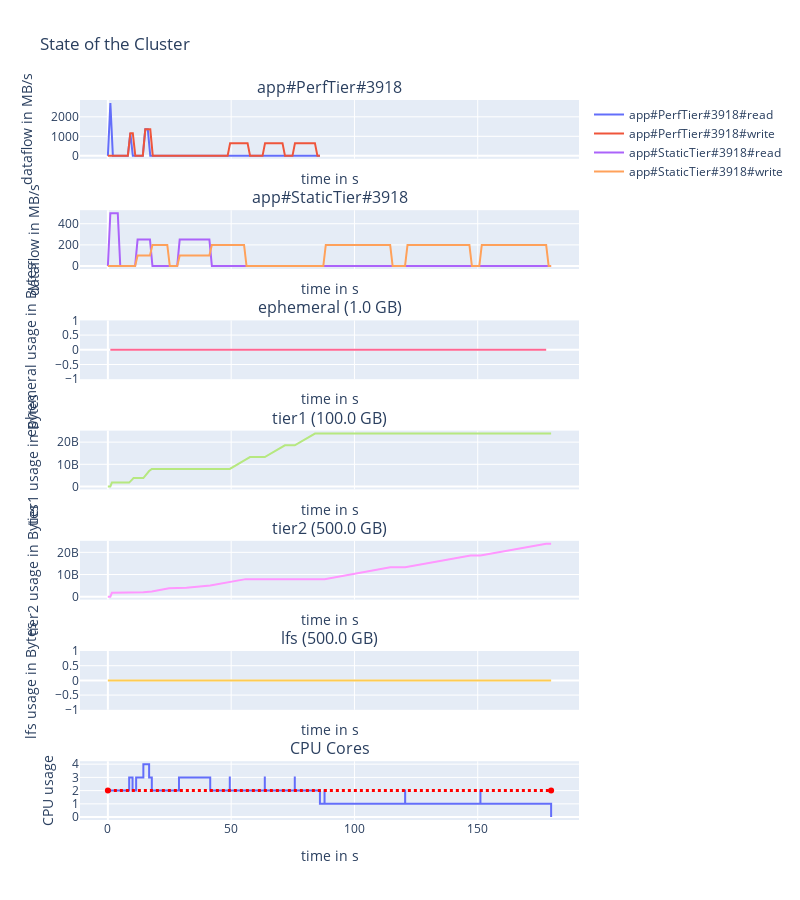

The code cell stored with this chart in its notebook:
### Code cell
fig = display_run(data, cluster, width=800, height=900)
fig.show()
output = get_execution_signal_3(data, nbr_points=len(cd.timestamps))
sim_time = np.array(output[app.name]["time"])
sim_read_bw = np.array(output[app.name]["read_bw"])
sim_write_bw = np.array(output[app.name]["write_bw"])

### Figure 1 — Plotly figure (JSON) as saved in the notebook; plotly's stock layout.template omitted (floating-point values rounded to 4 significant figures; data arrays with more than 128 entries replaced by an {"elided": "..."} marker saying what was removed)
{"data": [{"line": {"shape": "linear"}, "name": "app#PerfTier#3918#read", "text": ["COMPUTE|volume=0B", "COMPUTE|volume=0B", "READ|on:tier1|volume=1.73 GB", "READ|on:tier1|volume=1.73 GB", "COMPUTE|volume=0B", "COMPUTE|volume=0B", "READ|on:tier1|volume=1.59 GB", "READ|on:tier1|volume=1.59 GB", "WRITE|on:tier1|volume=1.59 GB", "WRITE|on:tier1|volume=1.59 GB", "WRITE|on:tier1|volume=450.01 MB", "WRITE|on:tier1|volume=450.01 MB", "COMPUTE|volume=0B", "COMPUTE|volume=0B", "READ|on:tier1|volume=3.17 GB", "READ|on:tier1|volume=3.17 GB", "WRITE|on:tier1|volume=3.17 GB", "WRITE|on:tier1|volume=3.17 GB", "WRITE|on:tier1|volume=970.03 MB", "WRITE|on:tier1|volume=970.03 MB", "COMPUTE|volume=0B", "COMPUTE|volume=0B", "READ|on:tier1|volume=3.02 MB", "READ|on:tier1|volume=3.02 MB", "WRITE|on:tier1|volume=3.02 MB", "WRITE|on:tier1|volume=3.02 MB", "WRITE|on:tier1|volume=4.18 GB", "WRITE|on:tier1|volume=4.18 GB", "WRITE|on:tier1|volume=1.15 GB", "WRITE|on:tier1|volume=1.15 GB", "COMPUTE|volume=0B", "COMPUTE|volume=0B", "READ|on:tier1|volume=7.05 MB", "READ|on:tier1|volume=7.05 MB", "WRITE|on:tier1|volume=7.05 MB", "WRITE|on:tier1|volume=7.05 MB", "WRITE|on:tier1|volume=4.27 GB", "WRITE|on:tier1|volume=4.27 GB", "WRITE|on:tier1|volume=1.03 GB", "WRITE|on:tier1|volume=1.03 GB", "COMPUTE|volume=0B", "COMPUTE|volume=0B", "READ|on:tier1|volume=2.52 MB", "READ|on:tier1|volume=2.52 MB", "WRITE|on:tier1|volume=2.52 MB", "WRITE|on:tier1|volume=2.52 MB", "WRITE|on:tier1|volume=5.33 GB", "WRITE|on:tier1|volume=5.33 GB", "COMPUTE|volume=0B", "COMPUTE|volume=0B"], "textposition": "top center", "type": "scatter", "x": [0, 1.012, 2.023, 3.035, 4.047, 5.059, 6.07, 7.082, 8.094, 9.106, 10.12, 11.13, 12.14, 13.15, 14.16, 15.18, 16.19, 17.2, 18.21, 19.22, 20.23, 21.25, 22.26, 23.27, 24.28, 25.29, 26.3, 27.32, 28.33, 29.34, 30.35, 31.36, 32.38, 33.39, 34.4, 35.41, 36.42, 37.43, 38.45, 39.46, 40.47, 41.48, 42.49, 43.5, 44.52, 45.53, 46.54, 47.55, 48.56, 49.57, 50.59, 51.6, 52.61, 53.62, 54.63, 55.64, 56.66, 57.67, 58.68, 59.69, 60.7, 61.72, 62.73, 63.74, 64.75, 65.76, 66.77, 67.79, 68.8, 69.81, 70.82, 71.83, 72.84, 73.86, 74.87, 75.88, 76.89, 77.9, 78.91, 79.93, 80.94, 81.95, 82.96, 83.97, 84.98, 86.0], "xaxis": "x", "y": [0, 2711.0, 0, 0, 0, 0, 0, 0, 0, 1162.0, 0, 0, 0, 0, 0, 1358.0, 1358.0, 0, 0, 0, 0, 0, 0, 0, 0, 0, 0, 0, 0, 0, 0, 0, 0, 0, 0, 0, 0, 0, 0, 0, 0, 0, 0, 0, 0, 0, 0, 0, 0, 0, 0, 0, 0, 0, 0, 0, 0, 0, 0, 0, 0, 0, 0, 0, 0, 0, 0, 0, 0, 0, 0, 0, 0, 0, 0, 0, 0, 0, 0, 0, 0, 0, 0, 0, 0, 0], "yaxis": "y"}, {"line": {"shape": "linear"}, "name": "app#PerfTier#3918#write", "text": ["COMPUTE|volume=0B", "COMPUTE|volume=0B", "READ|on:tier1|volume=1.73 GB", "READ|on:tier1|volume=1.73 GB", "COMPUTE|volume=0B", "COMPUTE|volume=0B", "READ|on:tier1|volume=1.59 GB", "READ|on:tier1|volume=1.59 GB", "WRITE|on:tier1|volume=1.59 GB", "WRITE|on:tier1|volume=1.59 GB", "WRITE|on:tier1|volume=450.01 MB", "WRITE|on:tier1|volume=450.01 MB", "COMPUTE|volume=0B", "COMPUTE|volume=0B", "READ|on:tier1|volume=3.17 GB", "READ|on:tier1|volume=3.17 GB", "WRITE|on:tier1|volume=3.17 GB", "WRITE|on:tier1|volume=3.17 GB", "WRITE|on:tier1|volume=970.03 MB", "WRITE|on:tier1|volume=970.03 MB", "COMPUTE|volume=0B", "COMPUTE|volume=0B", "READ|on:tier1|volume=3.02 MB", "READ|on:tier1|volume=3.02 MB", "WRITE|on:tier1|volume=3.02 MB", "WRITE|on:tier1|volume=3.02 MB", "WRITE|on:tier1|volume=4.18 GB", "WRITE|on:tier1|volume=4.18 GB", "WRITE|on:tier1|volume=1.15 GB", "WRITE|on:tier1|volume=1.15 GB", "COMPUTE|volume=0B", "COMPUTE|volume=0B", "READ|on:tier1|volume=7.05 MB", "READ|on:tier1|volume=7.05 MB", "WRITE|on:tier1|volume=7.05 MB", "WRITE|on:tier1|volume=7.05 MB", "WRITE|on:tier1|volume=4.27 GB", "WRITE|on:tier1|volume=4.27 GB", "WRITE|on:tier1|volume=1.03 GB", "WRITE|on:tier1|volume=1.03 GB", "COMPUTE|volume=0B", "COMPUTE|volume=0B", "READ|on:tier1|volume=2.52 MB", "READ|on:tier1|volume=2.52 MB", "WRITE|on:tier1|volume=2.52 MB", "WRITE|on:tier1|volume=2.52 MB", "WRITE|on:tier1|volume=5.33 GB", "WRITE|on:tier1|volume=5.33 GB", "COMPUTE|volume=0B", "COMPUTE|volume=0B"], "textposition": "top center", "type": "scatter", "x": [0, 1.012, 2.023, 3.035, 4.047, 5.059, 6.07, 7.082, 8.094, 9.106, 10.12, 11.13, 12.14, 13.15, 14.16, 15.18, 16.19, 17.2, 18.21, 19.22, 20.23, 21.25, 22.26, 23.27, 24.28, 25.29, 26.3, 27.32, 28.33, 29.34, 30.35, 31.36, 32.38, 33.39, 34.4, 35.41, 36.42, 37.43, 38.45, 39.46, 40.47, 41.48, 42.49, 43.5, 44.52, 45.53, 46.54, 47.55, 48.56, 49.57, 50.59, 51.6, 52.61, 53.62, 54.63, 55.64, 56.66, 57.67, 58.68, 59.69, 60.7, 61.72, 62.73, 63.74, 64.75, 65.76, 66.77, 67.79, 68.8, 69.81, 70.82, 71.83, 72.84, 73.86, 74.87, 75.88, 76.89, 77.9, 78.91, 79.93, 80.94, 81.95, 82.96, 83.97, 84.98, 86.0], "xaxis": "x", "y": [0, 0, 0, 0, 0, 0, 0, 0, 0, 1162.0, 1162.0, 0, 0, 0, 0, 1358.0, 1358.0, 1358.0, 0, 0, 0, 0, 0, 0, 0, 0, 0, 0, 0, 0, 0, 0, 0, 0, 0, 0, 0, 0, 0, 0, 0, 0, 0, 0, 0, 0, 0, 0, 0, 650.8, 650.8, 650.8, 650.8, 650.8, 650.8, 650.8, 650.8, 0, 0, 0, 0, 0, 0, 650.0, 650.0, 650.0, 650.0, 650.0, 650.0, 650.0, 650.0, 0, 0, 0, 0, 650.9, 650.9, 650.9, 650.9, 650.9, 650.9, 650.9, 650.9, 650.9, 0, 0], "yaxis": "y"}, {"line": {"dash": "dot", "shape": "linear"}, "name": "PerfTier#3918 mvt", "text": [], "textposition": "top center", "type": "scatter", "x": [], "xaxis": "x", "y": [], "yaxis": "y"}, {"line": {"shape": "linear"}, "name": "app#StaticTier#3918#read", "text": ["COMPUTE|volume=0B", "COMPUTE|volume=0B", "READ|on:tier2|volume=319.23 MB", "READ|on:tier2|volume=319.23 MB", "READ|on:tier2|volume=1.41 GB", "READ|on:tier2|volume=1.41 GB", "COMPUTE|volume=0B", "COMPUTE|volume=0B", "WRITE|on:tier2|volume=293.19 MB", "WRITE|on:tier2|volume=293.19 MB", "READ|on:tier2|volume=732.98 MB", "READ|on:tier2|volume=732.98 MB", "WRITE|on:tier2|volume=233.38 MB", "WRITE|on:tier2|volume=233.38 MB", "READ|on:tier2|volume=583.46 MB", "READ|on:tier2|volume=583.46 MB", "READ|on:tier2|volume=178.6 MB", "READ|on:tier2|volume=178.6 MB", "WRITE|on:tier2|volume=71.44 MB", "WRITE|on:tier2|volume=71.44 MB", "READ|on:tier2|volume=93.74 MB", "READ|on:tier2|volume=93.74 MB", "WRITE|on:tier2|volume=37.49 MB", "WRITE|on:tier2|volume=37.49 MB", "WRITE|on:tier2|volume=1.4 GB", "WRITE|on:tier2|volume=1.4 GB", "COMPUTE|volume=0B", "COMPUTE|volume=0B", "WRITE|on:tier2|volume=301.64 MB", "WRITE|on:tier2|volume=301.64 MB", "READ|on:tier2|volume=754.09 MB", "READ|on:tier2|volume=754.09 MB", "WRITE|on:tier2|volume=355.27 EB", "WRITE|on:tier2|volume=355.27 EB", "READ|on:tier2|volume=888.18 EB", "READ|on:tier2|volume=888.18 EB", "READ|on:tier2|volume=2.41 GB", "READ|on:tier2|volume=2.41 GB", "WRITE|on:tier2|volume=965.96 MB", "WRITE|on:tier2|volume=965.96 MB", "WRITE|on:tier2|volume=1.59 GB", "WRITE|on:tier2|volume=1.59 GB", "WRITE|on:tier2|volume=929.03 KB", "WRITE|on:tier2|volume=929.03 KB", "WRITE|on:tier2|volume=1.28 GB", "WRITE|on:tier2|volume=1.28 GB", "WRITE|on:tier2|volume=476.84 EB", "WRITE|on:tier2|volume=476.84 EB", "COMPUTE|volume=0B", "COMPUTE|volume=0B", "READ|on:tier2|volume=3.02 MB", "READ|on:tier2|volume=3.02 MB", "WRITE|on:tier2|volume=1.21 MB", "WRITE|on:tier2|volume=1.21 MB", "WRITE|on:tier2|volume=5.33 GB", "WRITE|on:tier2|volume=5.33 GB", "COMPUTE|volume=0B", "COMPUTE|volume=0B", "READ|on:tier2|volume=7.05 MB", "READ|on:tier2|volume=7.05 MB", "WRITE|on:tier2|volume=2.82 MB", "WRITE|on:tier2|volume=2.82 MB", "WRITE|on:tier2|volume=5.3 GB", "WRITE|on:tier2|volume=5.3 GB", "COMPUTE|volume=0B", "COMPUTE|volume=0B", "READ|on:tier2|volume=2.52 MB", "READ|on:tier2|volume=2.52 MB", "WRITE|on:tier2|volume=1.01 MB", "WRITE|on:tier2|volume=1.01 MB", "WRITE|on:tier2|volume=5.33 GB", "WRITE|on:tier2|volume=5.33 GB", "COMPUTE|volume=0B", "COMPUTE|volume=0B"], "textposition": "top center", "type": "scatter", "x": {"elided": "180 float values"}, "xaxis": "x2", "y": {"elided": "180 int values"}, "yaxis": "y2"}, {"line": {"shape": "linear"}, "name": "app#StaticTier#3918#write", "text": ["COMPUTE|volume=0B", "COMPUTE|volume=0B", "READ|on:tier2|volume=319.23 MB", "READ|on:tier2|volume=319.23 MB", "READ|on:tier2|volume=1.41 GB", "READ|on:tier2|volume=1.41 GB", "COMPUTE|volume=0B", "COMPUTE|volume=0B", "WRITE|on:tier2|volume=293.19 MB", "WRITE|on:tier2|volume=293.19 MB", "READ|on:tier2|volume=732.98 MB", "READ|on:tier2|volume=732.98 MB", "WRITE|on:tier2|volume=233.38 MB", "WRITE|on:tier2|volume=233.38 MB", "READ|on:tier2|volume=583.46 MB", "READ|on:tier2|volume=583.46 MB", "READ|on:tier2|volume=178.6 MB", "READ|on:tier2|volume=178.6 MB", "WRITE|on:tier2|volume=71.44 MB", "WRITE|on:tier2|volume=71.44 MB", "READ|on:tier2|volume=93.74 MB", "READ|on:tier2|volume=93.74 MB", "WRITE|on:tier2|volume=37.49 MB", "WRITE|on:tier2|volume=37.49 MB", "WRITE|on:tier2|volume=1.4 GB", "WRITE|on:tier2|volume=1.4 GB", "COMPUTE|volume=0B", "COMPUTE|volume=0B", "WRITE|on:tier2|volume=301.64 MB", "WRITE|on:tier2|volume=301.64 MB", "READ|on:tier2|volume=754.09 MB", "READ|on:tier2|volume=754.09 MB", "WRITE|on:tier2|volume=355.27 EB", "WRITE|on:tier2|volume=355.27 EB", "READ|on:tier2|volume=888.18 EB", "READ|on:tier2|volume=888.18 EB", "READ|on:tier2|volume=2.41 GB", "READ|on:tier2|volume=2.41 GB", "WRITE|on:tier2|volume=965.96 MB", "WRITE|on:tier2|volume=965.96 MB", "WRITE|on:tier2|volume=1.59 GB", "WRITE|on:tier2|volume=1.59 GB", "WRITE|on:tier2|volume=929.03 KB", "WRITE|on:tier2|volume=929.03 KB", "WRITE|on:tier2|volume=1.28 GB", "WRITE|on:tier2|volume=1.28 GB", "WRITE|on:tier2|volume=476.84 EB", "WRITE|on:tier2|volume=476.84 EB", "COMPUTE|volume=0B", "COMPUTE|volume=0B", "READ|on:tier2|volume=3.02 MB", "READ|on:tier2|volume=3.02 MB", "WRITE|on:tier2|volume=1.21 MB", "WRITE|on:tier2|volume=1.21 MB", "WRITE|on:tier2|volume=5.33 GB", "WRITE|on:tier2|volume=5.33 GB", "COMPUTE|volume=0B", "COMPUTE|volume=0B", "READ|on:tier2|volume=7.05 MB", "READ|on:tier2|volume=7.05 MB", "WRITE|on:tier2|volume=2.82 MB", "WRITE|on:tier2|volume=2.82 MB", "WRITE|on:tier2|volume=5.3 GB", "WRITE|on:tier2|volume=5.3 GB", "COMPUTE|volume=0B", "COMPUTE|volume=0B", "READ|on:tier2|volume=2.52 MB", "READ|on:tier2|volume=2.52 MB", "WRITE|on:tier2|volume=1.01 MB", "WRITE|on:tier2|volume=1.01 MB", "WRITE|on:tier2|volume=5.33 GB", "WRITE|on:tier2|volume=5.33 GB", "COMPUTE|volume=0B", "COMPUTE|volume=0B"], "textposition": "top center", "type": "scatter", "x": {"elided": "180 float values"}, "xaxis": "x2", "y": {"elided": "180 int values"}, "yaxis": "y2"}, {"line": {"dash": "dot", "shape": "linear"}, "name": "StaticTier#3918 mvt", "text": [], "textposition": "top center", "type": "scatter", "x": [], "xaxis": "x2", "y": [], "yaxis": "y2"}, {"line": {"shape": "linear"}, "name": "ephemeral", "showlegend": false, "text": ["StaticTier#3918|Compute | +volume=0B", "PerfTier#3918|Compute | +volume=0B", "PerfTier#3918|Read|tier1 | +volume=1.73 GB", "StaticTier#3918|Read|tier2 | +volume=319.23 MB", "StaticTier#3918|Read|tier2 | +volume=1.41 GB", "PerfTier#3918|Compute | +volume=0B", "PerfTier#3918|Read|tier1 | +volume=1.59 GB", "PerfTier#3918|Write|tier1 | +volume=1.59 GB", "PerfTier#3918|Write|tier1 | +volume=450.01 MB", "StaticTier#3918|Compute | +volume=0B", "PerfTier#3918|Compute | +volume=0B", "StaticTier#3918|Write|tier2 | +volume=293.19 MB", "StaticTier#3918|Read|tier2 | +volume=732.98 MB", "PerfTier#3918|Read|tier1 | +volume=3.17 GB", "StaticTier#3918|Write|tier2 | +volume=233.38 MB", "PerfTier#3918|Write|tier1 | +volume=3.17 GB", "StaticTier#3918|Read|tier2 | +volume=583.46 MB", "PerfTier#3918|Write|tier1 | +volume=970.03 MB", "StaticTier#3918|Read|tier2 | +volume=178.6 MB", "StaticTier#3918|Write|tier2 | +volume=71.44 MB", "StaticTier#3918|Read|tier2 | +volume=93.74 MB", "StaticTier#3918|Write|tier2 | +volume=37.49 MB", "StaticTier#3918|Write|tier2 | +volume=1.4 GB", "StaticTier#3918|Compute | +volume=0B", "StaticTier#3918|Write|tier2 | +volume=301.64 MB", "StaticTier#3918|Read|tier2 | +volume=754.09 MB", "StaticTier#3918|Write|tier2 | +volume=355.27 EB", "StaticTier#3918|Read|tier2 | +volume=888.18 EB", "StaticTier#3918|Read|tier2 | +volume=2.41 GB", "StaticTier#3918|Write|tier2 | +volume=965.96 MB", "PerfTier#3918|Compute | +volume=0B", "StaticTier#3918|Write|tier2 | +volume=1.59 GB", "PerfTier#3918|Read|tier1 | +volume=3.02 MB", "PerfTier#3918|Write|tier1 | +volume=3.02 MB", "StaticTier#3918|Write|tier2 | +volume=929.03 KB", "StaticTier#3918|Write|tier2 | +volume=1.28 GB", "PerfTier#3918|Write|tier1 | +volume=4.18 GB", "StaticTier#3918|Write|tier2 | +volume=476.84 EB", "PerfTier#3918|Write|tier1 | +volume=1.15 GB", "PerfTier#3918|Compute | +volume=0B", "PerfTier#3918|Read|tier1 | +volume=7.05 MB", "PerfTier#3918|Write|tier1 | +volume=7.05 MB", "PerfTier#3918|Write|tier1 | +volume=4.27 GB", "PerfTier#3918|Write|tier1 | +volume=1.03 GB", "PerfTier#3918|Compute | +volume=0B", "PerfTier#3918|Read|tier1 | +volume=2.52 MB", "PerfTier#3918|Write|tier1 | +volume=2.52 MB", "PerfTier#3918|Write|tier1 | +volume=5.33 GB", "PerfTier#3918|Compute | +volume=0B", "StaticTier#3918|Compute | +volume=0B", "StaticTier#3918|Read|tier2 | +volume=3.02 MB", "StaticTier#3918|Write|tier2 | +volume=1.21 MB", "StaticTier#3918|Write|tier2 | +volume=5.33 GB", "StaticTier#3918|Compute | +volume=0B", "StaticTier#3918|Read|tier2 | +volume=7.05 MB", "StaticTier#3918|Write|tier2 | +volume=2.82 MB", "StaticTier#3918|Write|tier2 | +volume=5.3 GB", "StaticTier#3918|Compute | +volume=0B", "StaticTier#3918|Read|tier2 | +volume=2.52 MB", "StaticTier#3918|Write|tier2 | +volume=1.01 MB", "StaticTier#3918|Write|tier2 | +volume=5.33 GB", "StaticTier#3918|Compute | +volume=0B"], "textposition": "top center", "type": "scatter", "x": [1, 1.638, 4.462, 8.638, 10.01, 10.39, 11.46, 14.39, 16.73, 17.44, 17.82, 24.83, 28.83, 31.85, 31.85, 41.51, 49.44, 49.45, 55.87, 57.64, 63.64, 63.65, 70.22, 71.8, 75.8, 75.8, 84.0, 87.87, 87.88, 114.5, 120.5, 120.6, 147.1, 151.1, 151.1, 177.8], "xaxis": "x3", "y": [0, 0, 0, 0, 0, 0, 0, 0, 0, 0, 0, 0, 0, 0, 0, 0, 0, 0, 0, 0, 0, 0, 0, 0, 0, 0, 0, 0, 0, 0, 0, 0, 0, 0, 0, 0], "yaxis": "y3"}, {"line": {"shape": "linear"}, "name": "tier1", "showlegend": false, "text": ["StaticTier#3918|Compute | +volume=0B", "PerfTier#3918|Compute | +volume=0B", "PerfTier#3918|Read|tier1 | +volume=1.73 GB", "StaticTier#3918|Read|tier2 | +volume=319.23 MB", "StaticTier#3918|Read|tier2 | +volume=1.41 GB", "PerfTier#3918|Compute | +volume=0B", "PerfTier#3918|Read|tier1 | +volume=1.59 GB", "PerfTier#3918|Write|tier1 | +volume=1.59 GB", "PerfTier#3918|Write|tier1 | +volume=450.01 MB", "StaticTier#3918|Compute | +volume=0B", "PerfTier#3918|Compute | +volume=0B", "StaticTier#3918|Write|tier2 | +volume=293.19 MB", "StaticTier#3918|Read|tier2 | +volume=732.98 MB", "PerfTier#3918|Read|tier1 | +volume=3.17 GB", "StaticTier#3918|Write|tier2 | +volume=233.38 MB", "PerfTier#3918|Write|tier1 | +volume=3.17 GB", "StaticTier#3918|Read|tier2 | +volume=583.46 MB", "PerfTier#3918|Write|tier1 | +volume=970.03 MB", "StaticTier#3918|Read|tier2 | +volume=178.6 MB", "StaticTier#3918|Write|tier2 | +volume=71.44 MB", "StaticTier#3918|Read|tier2 | +volume=93.74 MB", "StaticTier#3918|Write|tier2 | +volume=37.49 MB", "StaticTier#3918|Write|tier2 | +volume=1.4 GB", "StaticTier#3918|Compute | +volume=0B", "StaticTier#3918|Write|tier2 | +volume=301.64 MB", "StaticTier#3918|Read|tier2 | +volume=754.09 MB", "StaticTier#3918|Write|tier2 | +volume=355.27 EB", "StaticTier#3918|Read|tier2 | +volume=888.18 EB", "StaticTier#3918|Read|tier2 | +volume=2.41 GB", "StaticTier#3918|Write|tier2 | +volume=965.96 MB", "PerfTier#3918|Compute | +volume=0B", "StaticTier#3918|Write|tier2 | +volume=1.59 GB", "PerfTier#3918|Read|tier1 | +volume=3.02 MB", "PerfTier#3918|Write|tier1 | +volume=3.02 MB", "StaticTier#3918|Write|tier2 | +volume=929.03 KB", "StaticTier#3918|Write|tier2 | +volume=1.28 GB", "PerfTier#3918|Write|tier1 | +volume=4.18 GB", "StaticTier#3918|Write|tier2 | +volume=476.84 EB", "PerfTier#3918|Write|tier1 | +volume=1.15 GB", "PerfTier#3918|Compute | +volume=0B", "PerfTier#3918|Read|tier1 | +volume=7.05 MB", "PerfTier#3918|Write|tier1 | +volume=7.05 MB", "PerfTier#3918|Write|tier1 | +volume=4.27 GB", "PerfTier#3918|Write|tier1 | +volume=1.03 GB", "PerfTier#3918|Compute | +volume=0B", "PerfTier#3918|Read|tier1 | +volume=2.52 MB", "PerfTier#3918|Write|tier1 | +volume=2.52 MB", "PerfTier#3918|Write|tier1 | +volume=5.33 GB", "PerfTier#3918|Compute | +volume=0B", "StaticTier#3918|Compute | +volume=0B", "StaticTier#3918|Read|tier2 | +volume=3.02 MB", "StaticTier#3918|Write|tier2 | +volume=1.21 MB", "StaticTier#3918|Write|tier2 | +volume=5.33 GB", "StaticTier#3918|Compute | +volume=0B", "StaticTier#3918|Read|tier2 | +volume=7.05 MB", "StaticTier#3918|Write|tier2 | +volume=2.82 MB", "StaticTier#3918|Write|tier2 | +volume=5.3 GB", "StaticTier#3918|Compute | +volume=0B", "StaticTier#3918|Read|tier2 | +volume=2.52 MB", "StaticTier#3918|Write|tier2 | +volume=1.01 MB", "StaticTier#3918|Write|tier2 | +volume=5.33 GB", "StaticTier#3918|Compute | +volume=0B"], "textposition": "top center", "type": "scatter", "x": [0, 1, 1.638, 4.462, 8.638, 10.01, 10.39, 11.46, 14.39, 16.73, 17.44, 17.82, 24.83, 28.83, 31.85, 31.85, 41.51, 49.44, 49.45, 55.87, 57.64, 63.64, 63.65, 70.22, 71.8, 75.8, 75.8, 84.0, 86.0, 87.87, 87.88, 114.5, 120.5, 120.6, 147.1, 151.1, 151.1, 177.8, 179.8], "xaxis": "x4", "y": [0, 0, 1730808132, 1730808132, 1730808132, 3320000000.0, 3769593729, 3769593729, 3769593729, 6939000000.0, 7909000000.0, 7909000000.0, 7909000000.0, 7909000000.0, 7909000000.0, 7909000000.0, 7909000000.0, 7909000000.0, 7911634227, 12090000000.0, 13243409796, 13243409796, 13250000000.0, 17520000000.0, 18548564157, 18548564157, 18550000000.0, 23883363006, 23883363006, 23883363006, 23883363006, 23883363006, 23883363006, 23883363006, 23883363006, 23883363006, 23883363006, 23883363006, 23883363006], "yaxis": "y4"}, {"line": {"shape": "linear"}, "name": "tier2", "showlegend": false, "text": ["StaticTier#3918|Compute | +volume=0B", "PerfTier#3918|Compute | +volume=0B", "PerfTier#3918|Read|tier1 | +volume=1.73 GB", "StaticTier#3918|Read|tier2 | +volume=319.23 MB", "StaticTier#3918|Read|tier2 | +volume=1.41 GB", "PerfTier#3918|Compute | +volume=0B", "PerfTier#3918|Read|tier1 | +volume=1.59 GB", "PerfTier#3918|Write|tier1 | +volume=1.59 GB", "PerfTier#3918|Write|tier1 | +volume=450.01 MB", "StaticTier#3918|Compute | +volume=0B", "PerfTier#3918|Compute | +volume=0B", "StaticTier#3918|Write|tier2 | +volume=293.19 MB", "StaticTier#3918|Read|tier2 | +volume=732.98 MB", "PerfTier#3918|Read|tier1 | +volume=3.17 GB", "StaticTier#3918|Write|tier2 | +volume=233.38 MB", "PerfTier#3918|Write|tier1 | +volume=3.17 GB", "StaticTier#3918|Read|tier2 | +volume=583.46 MB", "PerfTier#3918|Write|tier1 | +volume=970.03 MB", "StaticTier#3918|Read|tier2 | +volume=178.6 MB", "StaticTier#3918|Write|tier2 | +volume=71.44 MB", "StaticTier#3918|Read|tier2 | +volume=93.74 MB", "StaticTier#3918|Write|tier2 | +volume=37.49 MB", "StaticTier#3918|Write|tier2 | +volume=1.4 GB", "StaticTier#3918|Compute | +volume=0B", "StaticTier#3918|Write|tier2 | +volume=301.64 MB", "StaticTier#3918|Read|tier2 | +volume=754.09 MB", "StaticTier#3918|Write|tier2 | +volume=355.27 EB", "StaticTier#3918|Read|tier2 | +volume=888.18 EB", "StaticTier#3918|Read|tier2 | +volume=2.41 GB", "StaticTier#3918|Write|tier2 | +volume=965.96 MB", "PerfTier#3918|Compute | +volume=0B", "StaticTier#3918|Write|tier2 | +volume=1.59 GB", "PerfTier#3918|Read|tier1 | +volume=3.02 MB", "PerfTier#3918|Write|tier1 | +volume=3.02 MB", "StaticTier#3918|Write|tier2 | +volume=929.03 KB", "StaticTier#3918|Write|tier2 | +volume=1.28 GB", "PerfTier#3918|Write|tier1 | +volume=4.18 GB", "StaticTier#3918|Write|tier2 | +volume=476.84 EB", "PerfTier#3918|Write|tier1 | +volume=1.15 GB", "PerfTier#3918|Compute | +volume=0B", "PerfTier#3918|Read|tier1 | +volume=7.05 MB", "PerfTier#3918|Write|tier1 | +volume=7.05 MB", "PerfTier#3918|Write|tier1 | +volume=4.27 GB", "PerfTier#3918|Write|tier1 | +volume=1.03 GB", "PerfTier#3918|Compute | +volume=0B", "PerfTier#3918|Read|tier1 | +volume=2.52 MB", "PerfTier#3918|Write|tier1 | +volume=2.52 MB", "PerfTier#3918|Write|tier1 | +volume=5.33 GB", "PerfTier#3918|Compute | +volume=0B", "StaticTier#3918|Compute | +volume=0B", "StaticTier#3918|Read|tier2 | +volume=3.02 MB", "StaticTier#3918|Write|tier2 | +volume=1.21 MB", "StaticTier#3918|Write|tier2 | +volume=5.33 GB", "StaticTier#3918|Compute | +volume=0B", "StaticTier#3918|Read|tier2 | +volume=7.05 MB", "StaticTier#3918|Write|tier2 | +volume=2.82 MB", "StaticTier#3918|Write|tier2 | +volume=5.3 GB", "StaticTier#3918|Compute | +volume=0B", "StaticTier#3918|Read|tier2 | +volume=2.52 MB", "StaticTier#3918|Write|tier2 | +volume=1.01 MB", "StaticTier#3918|Write|tier2 | +volume=5.33 GB", "StaticTier#3918|Compute | +volume=0B"], "textposition": "top center", "type": "scatter", "x": [0, 1, 1.638, 4.462, 8.638, 10.01, 10.39, 11.46, 14.39, 16.73, 17.44, 17.82, 24.83, 28.83, 31.85, 31.85, 41.51, 49.44, 49.45, 55.87, 57.64, 63.64, 63.65, 70.22, 71.8, 75.8, 75.8, 84.0, 86.0, 87.87, 87.88, 114.5, 120.5, 120.6, 147.1, 151.1, 151.1, 177.8, 179.8], "xaxis": "x5", "y": [0, 0, 1730808132, 1730808132, 1730808132, 1730808132, 1730808132, 1730808132, 2024000000.0, 2257000000.0, 2329000000.0, 2366000000.0, 3769593729, 3769593729, 4071000000.0, 4071000000.0, 5037000000.0, 6624000000.0, 6625000000.0, 7908610947, 7908610947, 7908610947, 7908610947, 7908610947, 7908610947, 7908610947, 7908610947, 7908610947, 7908610947, 7908610947, 7909820259, 13243409796, 13243409796, 13250000000.0, 18548564157, 18548564157, 18549571917, 23883363006, 23883363006], "yaxis": "y5"}, {"line": {"shape": "linear"}, "name": "lfs", "showlegend": false, "text": ["StaticTier#3918|Compute | +volume=0B", "PerfTier#3918|Compute | +volume=0B", "PerfTier#3918|Read|tier1 | +volume=1.73 GB", "StaticTier#3918|Read|tier2 | +volume=319.23 MB", "StaticTier#3918|Read|tier2 | +volume=1.41 GB", "PerfTier#3918|Compute | +volume=0B", "PerfTier#3918|Read|tier1 | +volume=1.59 GB", "PerfTier#3918|Write|tier1 | +volume=1.59 GB", "PerfTier#3918|Write|tier1 | +volume=450.01 MB", "StaticTier#3918|Compute | +volume=0B", "PerfTier#3918|Compute | +volume=0B", "StaticTier#3918|Write|tier2 | +volume=293.19 MB", "StaticTier#3918|Read|tier2 | +volume=732.98 MB", "PerfTier#3918|Read|tier1 | +volume=3.17 GB", "StaticTier#3918|Write|tier2 | +volume=233.38 MB", "PerfTier#3918|Write|tier1 | +volume=3.17 GB", "StaticTier#3918|Read|tier2 | +volume=583.46 MB", "PerfTier#3918|Write|tier1 | +volume=970.03 MB", "StaticTier#3918|Read|tier2 | +volume=178.6 MB", "StaticTier#3918|Write|tier2 | +volume=71.44 MB", "StaticTier#3918|Read|tier2 | +volume=93.74 MB", "StaticTier#3918|Write|tier2 | +volume=37.49 MB", "StaticTier#3918|Write|tier2 | +volume=1.4 GB", "StaticTier#3918|Compute | +volume=0B", "StaticTier#3918|Write|tier2 | +volume=301.64 MB", "StaticTier#3918|Read|tier2 | +volume=754.09 MB", "StaticTier#3918|Write|tier2 | +volume=355.27 EB", "StaticTier#3918|Read|tier2 | +volume=888.18 EB", "StaticTier#3918|Read|tier2 | +volume=2.41 GB", "StaticTier#3918|Write|tier2 | +volume=965.96 MB", "PerfTier#3918|Compute | +volume=0B", "StaticTier#3918|Write|tier2 | +volume=1.59 GB", "PerfTier#3918|Read|tier1 | +volume=3.02 MB", "PerfTier#3918|Write|tier1 | +volume=3.02 MB", "StaticTier#3918|Write|tier2 | +volume=929.03 KB", "StaticTier#3918|Write|tier2 | +volume=1.28 GB", "PerfTier#3918|Write|tier1 | +volume=4.18 GB", "StaticTier#3918|Write|tier2 | +volume=476.84 EB", "PerfTier#3918|Write|tier1 | +volume=1.15 GB", "PerfTier#3918|Compute | +volume=0B", "PerfTier#3918|Read|tier1 | +volume=7.05 MB", "PerfTier#3918|Write|tier1 | +volume=7.05 MB", "PerfTier#3918|Write|tier1 | +volume=4.27 GB", "PerfTier#3918|Write|tier1 | +volume=1.03 GB", "PerfTier#3918|Compute | +volume=0B", "PerfTier#3918|Read|tier1 | +volume=2.52 MB", "PerfTier#3918|Write|tier1 | +volume=2.52 MB", "PerfTier#3918|Write|tier1 | +volume=5.33 GB", "PerfTier#3918|Compute | +volume=0B", "StaticTier#3918|Compute | +volume=0B", "StaticTier#3918|Read|tier2 | +volume=3.02 MB", "StaticTier#3918|Write|tier2 | +volume=1.21 MB", "StaticTier#3918|Write|tier2 | +volume=5.33 GB", "StaticTier#3918|Compute | +volume=0B", "StaticTier#3918|Read|tier2 | +volume=7.05 MB", "StaticTier#3918|Write|tier2 | +volume=2.82 MB", "StaticTier#3918|Write|tier2 | +volume=5.3 GB", "StaticTier#3918|Compute | +volume=0B", "StaticTier#3918|Read|tier2 | +volume=2.52 MB", "StaticTier#3918|Write|tier2 | +volume=1.01 MB", "StaticTier#3918|Write|tier2 | +volume=5.33 GB", "StaticTier#3918|Compute | +volume=0B"], "textposition": "top center", "type": "scatter", "x": [0, 1, 1.638, 4.462, 8.638, 10.01, 10.39, 11.46, 14.39, 16.73, 17.44, 17.82, 24.83, 28.83, 31.85, 31.85, 41.51, 49.44, 49.45, 55.87, 57.64, 63.64, 63.65, 70.22, 71.8, 75.8, 75.8, 84.0, 86.0, 87.87, 87.88, 114.5, 120.5, 120.6, 147.1, 151.1, 151.1, 177.8, 179.8], "xaxis": "x6", "y": [0, 0, 0, 0, 0, 0, 0, 0, 0, 0, 0, 0, 0, 0, 0, 0, 0, 0, 0, 0, 0, 0, 0, 0, 0, 0, 0, 0, 0, 0, 0, 0, 0, 0, 0, 0, 0, 0, 0], "yaxis": "y6"}, {"line": {"shape": "hv"}, "showlegend": false, "type": "scatter", "x": [0, 1, 1.638, 4.462, 8.638, 10.01, 10.39, 11.46, 14.39, 16.73, 17.44, 17.82, 24.83, 28.83, 31.85, 31.85, 41.51, 49.44, 49.45, 55.87, 57.64, 63.64, 63.65, 70.22, 71.8, 75.8, 75.8, 84.0, 86.0, 87.87, 87.88, 114.5, 120.5, 120.6, 147.1, 151.1, 151.1, 177.8, 179.8], "xaxis": "x7", "y": [2, 2, 2, 2, 3, 2, 2, 3, 4, 3, 3, 2, 2, 3, 3, 3, 2, 3, 2, 2, 2, 3, 2, 2, 2, 3, 2, 2, 1, 2, 1, 1, 2, 1, 1, 2, 1, 1, 0], "yaxis": "y7"}, {"line": {"color": "red", "dash": "dot", "shape": "hv", "width": 3}, "showlegend": false, "text": ["Maximum available cores in cluster=2", "Maximum available cores in cluster=2"], "type": "scatter", "x": [0, 179.8], "xaxis": "x7", "y": [2, 2], "yaxis": "y7"}], "layout": {"annotations": [{"font": {"size": 16}, "showarrow": false, "text": "app#PerfTier#3918", "x": 0.5, "xanchor": "center", "xref": "paper", "y": 1.0, "yanchor": "bottom", "yref": "paper"}, {"font": {"size": 16}, "showarrow": false, "text": "app#StaticTier#3918", "x": 0.5, "xanchor": "center", "xref": "paper", "y": 0.8469, "yanchor": "bottom", "yref": "paper"}, {"font": {"size": 16}, "showarrow": false, "text": "ephemeral (1.0 GB)", "x": 0.5, "xanchor": "center", "xref": "paper", "y": 0.6939, "yanchor": "bottom", "yref": "paper"}, {"font": {"size": 16}, "showarrow": false, "text": "tier1 (100.0 GB)", "x": 0.5, "xanchor": "center", "xref": "paper", "y": 0.5408, "yanchor": "bottom", "yref": "paper"}, {"font": {"size": 16}, "showarrow": false, "text": "tier2 (500.0 GB)", "x": 0.5, "xanchor": "center", "xref": "paper", "y": 0.3878, "yanchor": "bottom", "yref": "paper"}, {"font": {"size": 16}, "showarrow": false, "text": "lfs (500.0 GB)", "x": 0.5, "xanchor": "center", "xref": "paper", "y": 0.2347, "yanchor": "bottom", "yref": "paper"}, {"font": {"size": 16}, "showarrow": false, "text": "CPU Cores", "x": 0.5, "xanchor": "center", "xref": "paper", "y": 0.08163, "yanchor": "bottom", "yref": "paper"}], "height": 900, "title": {"text": "State of the Cluster"}, "width": 800, "xaxis": {"anchor": "y", "domain": [0, 1], "matches": "x7", "showticklabels": false, "title": {"text": "time in s"}}, "xaxis2": {"anchor": "y2", "domain": [0, 1], "matches": "x7", "showticklabels": false, "title": {"text": "time in s"}}, "xaxis3": {"anchor": "y3", "domain": [0, 1], "matches": "x7", "showticklabels": false, "title": {"text": "time in s"}}, "xaxis4": {"anchor": "y4", "domain": [0, 1], "matches": "x7", "showticklabels": false, "title": {"text": "time in s"}}, "xaxis5": {"anchor": "y5", "domain": [0, 1], "matches": "x7", "showticklabels": false, "title": {"text": "time in s"}}, "xaxis6": {"anchor": "y6", "domain": [0, 1], "matches": "x7", "showticklabels": false, "title": {"text": "time in s"}}, "xaxis7": {"anchor": "y7", "domain": [0, 1], "title": {"text": "time in s"}}, "yaxis": {"anchor": "x", "domain": [0.9184, 1.0], "title": {"text": "dataflow in MB/s"}}, "yaxis2": {"anchor": "x2", "domain": [0.7653, 0.8469], "title": {"text": "dataflow in MB/s"}}, "yaxis3": {"anchor": "x3", "domain": [0.6122, 0.6939], "title": {"text": "ephemeral usage in Bytes"}}, "yaxis4": {"anchor": "x4", "domain": [0.4592, 0.5408], "title": {"text": "tier1 usage in Bytes"}}, "yaxis5": {"anchor": "x5", "domain": [0.3061, 0.3878], "title": {"text": "tier2 usage in Bytes"}}, "yaxis6": {"anchor": "x6", "domain": [0.1531, 0.2347], "title": {"text": "lfs usage in Bytes"}}, "yaxis7": {"anchor": "x7", "domain": [0, 0.08163], "title": {"text": "CPU usage"}}}}
